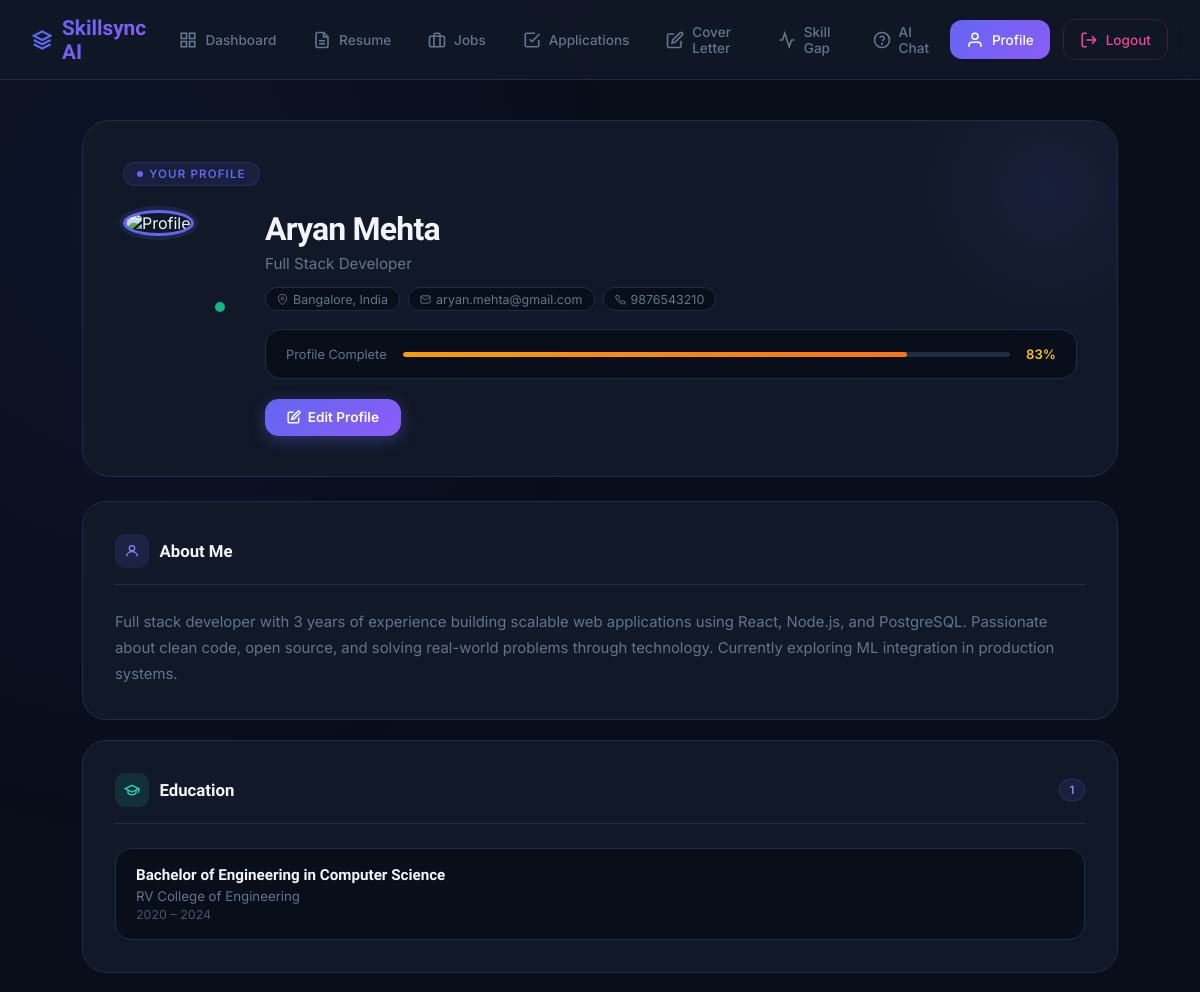
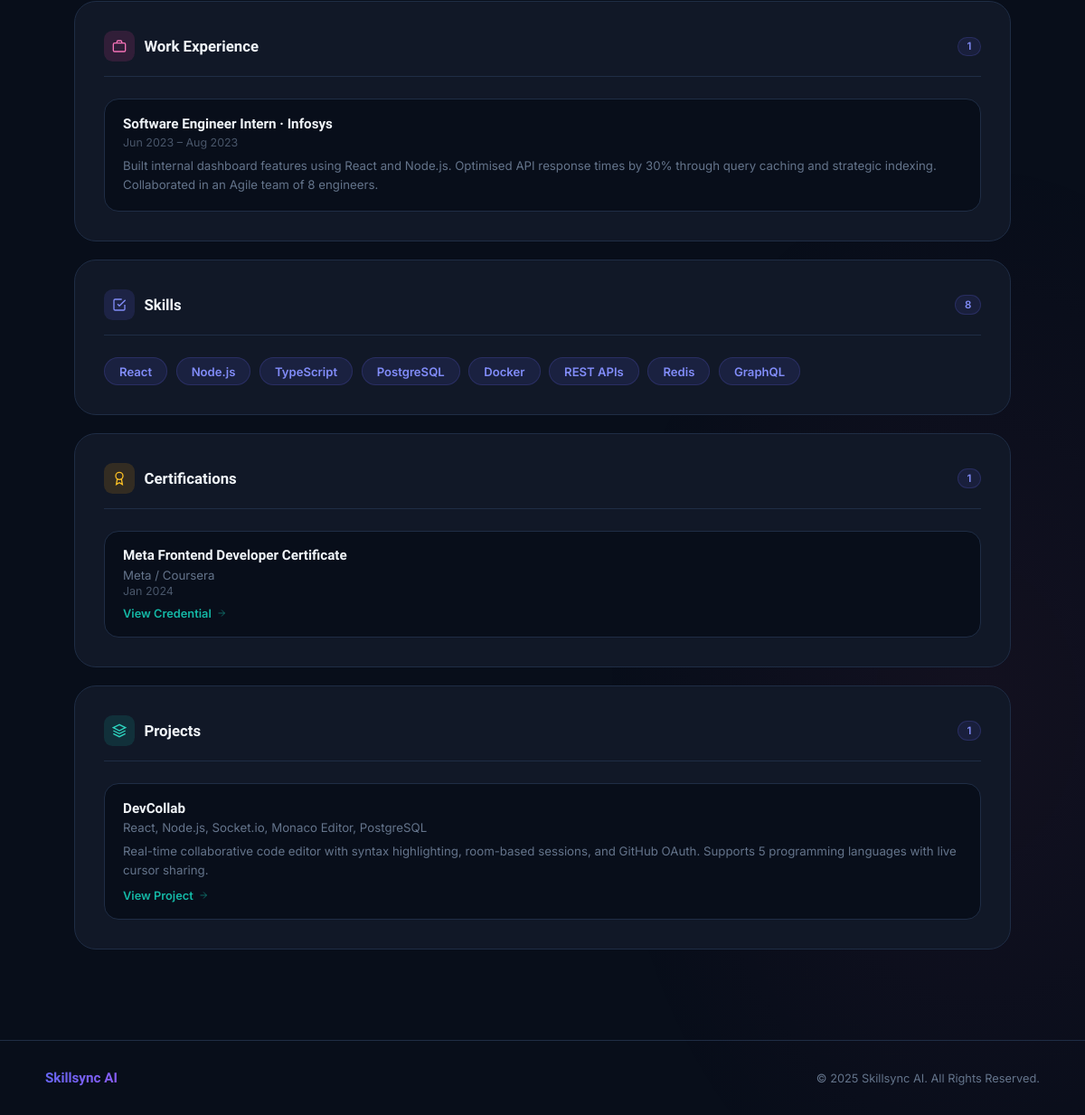
The app's page /app/views/profile.php (signed in) with its own data (2 pictures, top to bottom).
### tables this page shows
CREATE TABLE `users` (
  `id` int(11) NOT NULL,
  `full_name` varchar(255) DEFAULT NULL,
  `headline` varchar(255) DEFAULT NULL,
  `location` varchar(255) DEFAULT NULL,
  `email` varchar(255) NOT NULL,
  `phone` varchar(50) DEFAULT NULL,
  `profile_picture` varchar(255) DEFAULT NULL,
  `bio` text DEFAULT NULL,
  `profile_complete` tinyint(1) NOT NULL DEFAULT 0,
  `password` varchar(255) NOT NULL,
  `created_at` timestamp NOT NULL DEFAULT current_timestamp()
);

CREATE TABLE `education` (
  `id` int(11) NOT NULL,
  `user_id` int(11) NOT NULL,
  `institution` varchar(255) DEFAULT NULL,
  `degree` varchar(255) DEFAULT NULL,
  `field_of_study` varchar(255) DEFAULT NULL,
  `start_year` varchar(10) DEFAULT NULL,
  `end_year` varchar(10) DEFAULT NULL
);

CREATE TABLE `experience` (
  `id` int(11) NOT NULL,
  `user_id` int(11) NOT NULL,
  `company` varchar(255) DEFAULT NULL,
  `position` varchar(255) DEFAULT NULL,
  `start_date` date DEFAULT NULL,
  `end_date` date DEFAULT NULL,
  `description` text DEFAULT NULL
);

CREATE TABLE `skills` (
  `id` int(11) NOT NULL,
  `user_id` int(11) NOT NULL,
  `skill_name` varchar(100) DEFAULT NULL
);

CREATE TABLE `certifications` (
  `id` int(11) NOT NULL,
  `user_id` int(11) NOT NULL,
  `title` varchar(255) DEFAULT NULL,
  `issuer` varchar(255) DEFAULT NULL,
  `cert_date` date DEFAULT NULL,
  `url` varchar(255) DEFAULT NULL
);

CREATE TABLE `projects` (
  `id` int(11) NOT NULL,
  `user_id` int(11) NOT NULL,
  `project_name` varchar(255) DEFAULT NULL,
  `description` text DEFAULT NULL,
  `technologies` varchar(255) DEFAULT NULL,
  `project_url` varchar(255) DEFAULT NULL
);

### app/views/profile.php (the view, shortened to what this page needs)
<?php
$user_id = $_SESSION['user_id'];
require_once __DIR__ . '/../config/database.php';
try {
    $stmt = $pdo->prepare("SELECT * FROM users WHERE id = ?");
    $stmt->execute([$user_id]);
    $user = $stmt->fetch(PDO::FETCH_ASSOC);
    $stmt = $pdo->prepare("SELECT * FROM education WHERE user_id = ? ORDER BY start_year DESC");
    $stmt->execute([$user_id]);
    $education = $stmt->fetchAll(PDO::FETCH_ASSOC);
    $stmt = $pdo->prepare("SELECT * FROM experience WHERE user_id = ? ORDER BY start_date DESC");
    $stmt->execute([$user_id]);
    $experience = $stmt->fetchAll(PDO::FETCH_ASSOC);
    $stmt = $pdo->prepare("SELECT * FROM skills WHERE user_id = ?");
    $stmt->execute([$user_id]);
    $skills = $stmt->fetchAll(PDO::FETCH_ASSOC);
    $stmt = $pdo->prepare("SELECT * FROM certifications WHERE user_id = ? ORDER BY cert_date DESC");
    $stmt->execute([$user_id]);
    $certifications = $stmt->fetchAll(PDO::FETCH_ASSOC);
    $stmt = $pdo->prepare("SELECT * FROM projects WHERE user_id = ? ORDER BY id DESC");
    $stmt->execute([$user_id]);
    $projects = $stmt->fetchAll(PDO::FETCH_ASSOC);
} catch (PDOException $e) {
    error_log("Profile error: " . $e->getMessage());
    die("An error occurred. Please try again later.");
}
$fields = ['full_name','bio','location','headline','phone','profile_picture'];
$filled = array_sum(array_map(fn($f) => !empty($user[$f]) ? 1 : 0, $fields));
$profile_pct = round(($filled / count($fields)) * 100);
?>
<!DOCTYPE html>
<html lang="en">
<head>
</head>
<body>
<?php include __DIR__ . '/../../includes/partials/navbar.php'; ?>
<div class="wrap">
  <div class="profile-hero">
    <div class="hero-label"><span class="dot"></span> Your Profile</div>
    <div class="profile-top">
      <div class="avatar-wrap">
        <img src="<?= !empty($user['profile_picture']) ? htmlspecialchars($user['profile_picture']) : '../../public/images/default-profile.svg' ?>" alt="Profile">
        <div class="avatar-online"></div>
      </div>
      <div class="profile-info">
        <div class="profile-name"><?= htmlspecialchars($user['full_name'] ?? 'No Name Set') ?></div>
        <div class="profile-headline"><?= htmlspecialchars($user['headline'] ?? 'No headline yet') ?></div>
        <div class="profile-meta">
          <?php if (!empty($user['location'])): ?>
          <span class="meta-pill">
            <svg fill="none" viewBox="0 0 24 24" stroke="currentColor" stroke-width="2"><path d="M21 10c0 7-9 13-9 13s-9-6-9-13a9 9 0 0 1 18 0z"/><circle cx="12" cy="10" r="3"/></svg>
            <?= htmlspecialchars($user['location']) ?>
          </span>
          <?php endif; ?>
          <span class="meta-pill">
            <svg fill="none" viewBox="0 0 24 24" stroke="currentColor" stroke-width="2"><path d="M4 4h16c1.1 0 2 .9 2 2v12c0 1.1-.9 2-2 2H4c-1.1 0-2-.9-2-2V6c0-1.1.9-2 2-2z"/><polyline points="22,6 12,13 2,6"/></svg>
            <?= htmlspecialchars($user['email']) ?>
          </span>
          <?php if (!empty($user['phone'])): ?>
          <span class="meta-pill">
            <?= htmlspecialchars($user['phone']) ?>
          </span>
          <?php endif; ?>
        </div>
        <div class="completeness">
          <span class="comp-label">Profile Complete</span>
          <div class="comp-bar"><div class="comp-fill" style="width:<?= $profile_pct ?>%"></div></div>
          <span class="comp-pct"><?= $profile_pct ?>%</span>
        </div>
        <a href="form.php" class="edit-btn">
          <svg width="14" height="14" fill="none" stroke="currentColor" stroke-width="2.5" viewBox="0 0 24 24"><path d="M11 4H4a2 2 0 0 0-2 2v14a2 2 0 0 0 2 2h14a2 2 0 0 0 2-2v-7"/><path d="M18.5 2.5a2.121 2.121 0 0 1 3 3L12 15l-4 1 1-4 9.5-9.5z"/></svg>
          Edit Profile
        </a>
      </div>
    </div>
  </div>
  <section class="section s1">
    <div class="section-header">
      <div class="section-icon si-purple">
        <svg width="16" height="16" fill="none" stroke="#818cf8" stroke-width="2" viewBox="0 0 24 24"><circle cx="12" cy="8" r="4"/><path d="M4 20c0-4 3.6-7 8-7s8 3 8 7"/></svg>
      </div>
      <div class="section-title">About Me</div>
    </div>
    <?php if (!empty($user['bio'])): ?>
      <p class="bio-text"><?= nl2br(htmlspecialchars($user['bio'])) ?></p>
    <?php else: ?>
      <p class="empty">No bio added yet — click Edit Profile to add one.</p>
    <?php endif; ?>
  </section>
  <section class="section s2">
    <div class="section-header">
      <div class="section-icon si-teal">
        <svg width="16" height="16" fill="none" stroke="#2dd4bf" stroke-width="2" viewBox="0 0 24 24"><path d="M22 10v6M2 10l10-5 10 5-10 5z"/><path d="M6 12v5c3 3 9 3 12 0v-5"/></svg>
      </div>
      <div class="section-title">Education</div>
      <?php if (!empty($education)): ?><span class="section-count"><?= count($education) ?></span><?php endif; ?>
    </div>
    <div class="items-grid">
      <?php if (!empty($education)): ?>
        <?php foreach ($education as $edu): ?>
        <div class="item-card">
          <div class="item-title"><?= htmlspecialchars($edu['degree']) ?> in <?= htmlspecialchars($edu['field_of_study']) ?></div>
          <div class="item-sub"><?= htmlspecialchars($edu['institution']) ?></div>
          <div class="item-date"><?= htmlspecialchars($edu['start_year']) ?> – <?= htmlspecialchars($edu['end_year']) ?></div>
        </div>
        <?php endforeach; ?>
      <?php else: ?>
        <p class="empty">No education added yet.</p>
      <?php endif; ?>
    </div>
  </section>
  <section class="section s3">
    <div class="section-header">
      <div class="section-icon si-pink">
        <svg width="16" height="16" fill="none" stroke="#f472b6" stroke-width="2" viewBox="0 0 24 24"><rect x="2" y="7" width="20" height="14" rx="2"/><path d="M16 7V5a2 2 0 0 0-2-2h-4a2 2 0 0 0-2 2v2"/></svg>
      </div>
      <div class="section-title">Work Experience</div>
      <?php if (!empty($experience)): ?><span class="section-count"><?= count($experience) ?></span><?php endif; ?>
    </div>
    <div class="items-grid">
      <?php if (!empty($experience)): ?>
        <?php foreach ($experience as $exp): ?>
        <div class="item-card">
          <div class="item-title"><?= htmlspecialchars($exp['position']) ?> · <?= htmlspecialchars($exp['company']) ?></div>
          <div class="item-date">
            <?= $exp['start_date'] ? date('M Y', strtotime($exp['start_date'])) : '' ?>
            <?= $exp['end_date'] ? ' – ' . date('M Y', strtotime($exp['end_date'])) : ' – Present' ?>
          </div>
          <?php if (!empty($exp['description'])): ?>
          <div class="item-desc"><?= nl2br(htmlspecialchars($exp['description'])) ?></div>
          <?php endif; ?>
        </div>
        <?php endforeach; ?>
      <?php else: ?>
        <p class="empty">No work experience added yet.</p>
      <?php endif; ?>
    </div>
  </section>
  <section class="section s1">
    <div class="section-header">
      <div class="section-icon si-purple">
        <svg width="16" height="16" fill="none" stroke="#818cf8" stroke-width="2" viewBox="0 0 24 24"><path d="M9 11l3 3L22 4"/><path d="M21 12v7a2 2 0 0 1-2 2H5a2 2 0 0 1-2-2V5a2 2 0 0 1 2-2h11"/></svg>
      </div>
      <div class="section-title">Skills</div>
      <?php if (!empty($skills)): ?><span class="section-count"><?= count($skills) ?></span><?php endif; ?>
    </div>
    <?php if (!empty($skills)): ?>
      <div class="skills-wrap">
        <?php foreach ($skills as $sk): ?>
          <span class="skill-pill"><?= htmlspecialchars($sk['skill_name']) ?></span>
        <?php endforeach; ?>
      </div>
    <?php else: ?>
      <p class="empty">No skills added yet.</p>
    <?php endif; ?>
  </section>
  <section class="section s4">
    <div class="section-header">
      <div class="section-icon si-amber">
        <svg width="16" height="16" fill="none" stroke="#fbbf24" stroke-width="2" viewBox="0 0 24 24"><circle cx="12" cy="8" r="6"/><path d="M15.477 12.89L17 22l-5-3-5 3 1.523-9.11"/></svg>
      </div>
      <div class="section-title">Certifications</div>
      <?php if (!empty($certifications)): ?><span class="section-count"><?= count($certifications) ?></span><?php endif; ?>
    </div>
    <div class="items-grid">
      <?php if (!empty($certifications)): ?>
        <?php foreach ($certifications as $cert): ?>
        <div class="item-card">
          <div class="item-title"><?= htmlspecialchars($cert['title']) ?></div>
          <div class="item-sub"><?= htmlspecialchars($cert['issuer']) ?></div>
          <?php if ($cert['cert_date']): ?>
          <div class="item-date"><?= date('M Y', strtotime($cert['cert_date'])) ?></div>
          <?php endif; ?>
          <?php if (!empty($cert['url'])): ?>
          <a class="item-link" href="<?= htmlspecialchars($cert['url']) ?>" target="_blank" rel="noopener">
            View Credential
            <svg viewBox="0 0 24 24" fill="none"><path d="M5 12h14M12 5l7 7-7 7"/></svg>
          </a>
          <?php endif; ?>
        </div>
        <?php endforeach; ?>
      <?php else: ?>
        <p class="empty">No certifications added yet.</p>
      <?php endif; ?>
    </div>
  </section>
  <section class="section s2">
    <div class="section-header">
      <div class="section-icon si-teal">
        <svg width="16" height="16" fill="none" stroke="#2dd4bf" stroke-width="2" viewBox="0 0 24 24"><polygon points="12 2 2 7 12 12 22 7 12 2"/><polyline points="2 17 12 22 22 17"/><polyline points="2 12 12 17 22 12"/></svg>
      </div>
      <div class="section-title">Projects</div>
      <?php if (!empty($projects)): ?><span class="section-count"><?= count($projects) ?></span><?php endif; ?>
    </div>
    <div class="items-grid">
      <?php if (!empty($projects)): ?>
        <?php foreach ($projects as $proj): ?>
        <div class="item-card">
          <div class="item-title"><?= htmlspecialchars($proj['project_name']) ?></div>
          <?php if (!empty($proj['technologies'])): ?>
          <div class="item-sub"><?= htmlspecialchars($proj['technologies']) ?></div>
          <?php endif; ?>
          <?php if (!empty($proj['description'])): ?>
          <div class="item-desc"><?= nl2br(htmlspecialchars($proj['description'])) ?></div>
          <?php endif; ?>
          <?php if (!empty($proj['project_url'])): ?>
          <a class="item-link" href="<?= htmlspecialchars($proj['project_url']) ?>" target="_blank" rel="noopener">
            View Project
            <svg viewBox="0 0 24 24" fill="none"><path d="M5 12h14M12 5l7 7-7 7"/></svg>
          </a>
          <?php endif; ?>
        </div>
        <?php endforeach; ?>
      <?php else: ?>
        <p class="empty">No projects added yet.</p>
      <?php endif; ?>
    </div>
  </section>
</div>
<footer>
  <div class="footer-inner">
    <div class="footer-brand">Skillsync AI</div>
    <div class="footer-copy">&copy; 2025 Skillsync AI. All Rights Reserved.</div>
  </div>
</footer>
</body>
</html>

### records on screen
users: full_name "Aryan Mehta", headline "Full Stack Developer", location "Bangalore, India", email "aryan.mehta@gmail.com", phone "9876543210", bio "Full stack developer with 3 years of experience building scalable web applications using React, Node.js, and PostgreSQL. Passionate about clean code, open source, and solving real-world problems through technology. Currently exploring ML integration in production systems."
education: degree "Bachelor of Engineering", field_of_study "Computer Science", institution "RV College of Engineering", start_year "2020", end_year "2024"
experience: position "Software Engineer Intern", company "Infosys", start_date "Jun 2023", end_date "Aug 2023", description "Built internal dashboard features using React and Node.js. Optimised API response times by 30% through query caching and strategic indexing. Collaborated in an Agile team of 8 engineers."
skills: skill_name "React"
skills: skill_name "Node.js"
skills: skill_name "TypeScript"
skills: skill_name "PostgreSQL"
skills: skill_name "Docker"
skills: skill_name "REST APIs"
skills: skill_name "Redis"
skills: skill_name "GraphQL"
certifications: title "Meta Frontend Developer Certificate", issuer "Meta / Coursera", cert_date "Jan 2024"
projects: project_name "DevCollab", technologies "React, Node.js, Socket.io, Monaco Editor, PostgreSQL", description "Real-time collaborative code editor with syntax highlighting, room-based sessions, and GitHub OAuth. Supports 5 programming languages with live cursor sharing."

### other values on screen
$profile_pct "83"
count($education) "1"
count($experience) "1"
count($skills) "8"
count($certifications) "1"
count($projects) "1"
